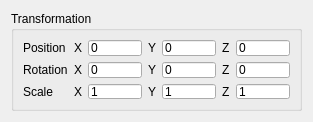
<?xml version="1.0" encoding="UTF-8"?>
<ui version="4.0">
 <class>InspectorTransformation</class>
 <widget class="QWidget" name="InspectorTransformation">
  <property name="geometry">
   <rect>
    <x>0</x>
    <y>0</y>
    <width>313</width>
    <height>118</height>
   </rect>
  </property>
  <property name="maximumSize">
   <size>
    <width>16777215</width>
    <height>118</height>
   </size>
  </property>
  <property name="windowTitle">
   <string>Form</string>
  </property>
  <layout class="QVBoxLayout" name="verticalLayout">
   <item>
    <widget class="QGroupBox" name="m_pInspectorTransformationGroup">
     <property name="maximumSize">
      <size>
       <width>16777215</width>
       <height>100</height>
      </size>
     </property>
     <property name="title">
      <string>Transformation</string>
     </property>
     <layout class="QGridLayout" name="gridLayout_2">
      <item row="2" column="0">
       <widget class="QLabel" name="label_2">
        <property name="text">
         <string>Scale</string>
        </property>
       </widget>
      </item>
      <item row="1" column="4">
       <widget class="QLineEdit" name="m_pTransformationRotationY">
        <property name="text">
         <string>0</string>
        </property>
       </widget>
      </item>
      <item row="0" column="1">
       <widget class="QLabel" name="label_4">
        <property name="text">
         <string>X</string>
        </property>
       </widget>
      </item>
      <item row="2" column="4">
       <widget class="QLineEdit" name="m_pTransformationScaleY">
        <property name="text">
         <string>1</string>
        </property>
       </widget>
      </item>
      <item row="0" column="7">
       <widget class="QLabel" name="label_11">
        <property name="text">
         <string>Z</string>
        </property>
       </widget>
      </item>
      <item row="0" column="0">
       <widget class="QLabel" name="label">
        <property name="text">
         <string>Position</string>
        </property>
       </widget>
      </item>
      <item row="1" column="0">
       <widget class="QLabel" name="label_3">
        <property name="text">
         <string>Rotation</string>
        </property>
       </widget>
      </item>
      <item row="1" column="2">
       <widget class="QLineEdit" name="m_pTransformationRotationX">
        <property name="text">
         <string>0</string>
        </property>
       </widget>
      </item>
      <item row="1" column="1">
       <widget class="QLabel" name="label_6">
        <property name="text">
         <string>X</string>
        </property>
       </widget>
      </item>
      <item row="1" column="7">
       <widget class="QLabel" name="label_10">
        <property name="text">
         <string>Z</string>
        </property>
       </widget>
      </item>
      <item row="2" column="7">
       <widget class="QLabel" name="label_12">
        <property name="text">
         <string>Z</string>
        </property>
       </widget>
      </item>
      <item row="0" column="3">
       <widget class="QLabel" name="label_8">
        <property name="text">
         <string>Y</string>
        </property>
       </widget>
      </item>
      <item row="2" column="1">
       <widget class="QLabel" name="label_5">
        <property name="text">
         <string>X</string>
        </property>
       </widget>
      </item>
      <item row="1" column="3">
       <widget class="QLabel" name="label_7">
        <property name="text">
         <string>Y</string>
        </property>
       </widget>
      </item>
      <item row="2" column="3">
       <widget class="QLabel" name="label_9">
        <property name="text">
         <string>Y</string>
        </property>
       </widget>
      </item>
      <item row="0" column="8">
       <widget class="QLineEdit" name="m_pTransformationPositionZ">
        <property name="text">
         <string>0</string>
        </property>
        <property name="dragEnabled">
         <bool>false</bool>
        </property>
       </widget>
      </item>
      <item row="0" column="4">
       <widget class="QLineEdit" name="m_pTransformationPositionY">
        <property name="text">
         <string>0</string>
        </property>
       </widget>
      </item>
      <item row="1" column="8">
       <widget class="QLineEdit" name="m_pTransformationRotationZ">
        <property name="text">
         <string>0</string>
        </property>
       </widget>
      </item>
      <item row="0" column="2">
       <widget class="QLineEdit" name="m_pTransformationPositionX">
        <property name="text">
         <string>0</string>
        </property>
       </widget>
      </item>
      <item row="2" column="2">
       <widget class="QLineEdit" name="m_pTransformationScaleX">
        <property name="text">
         <string>1</string>
        </property>
       </widget>
      </item>
      <item row="2" column="8">
       <widget class="QLineEdit" name="m_pTransformationScaleZ">
        <property name="text">
         <string>1</string>
        </property>
       </widget>
      </item>
     </layout>
    </widget>
   </item>
  </layout>
 </widget>
 <tabstops>
  <tabstop>m_pTransformationPositionX</tabstop>
  <tabstop>m_pTransformationPositionY</tabstop>
  <tabstop>m_pTransformationPositionZ</tabstop>
  <tabstop>m_pTransformationRotationX</tabstop>
  <tabstop>m_pTransformationRotationY</tabstop>
  <tabstop>m_pTransformationRotationZ</tabstop>
  <tabstop>m_pTransformationScaleX</tabstop>
  <tabstop>m_pTransformationScaleY</tabstop>
  <tabstop>m_pTransformationScaleZ</tabstop>
 </tabstops>
 <resources/>
 <connections>
  <connection>
   <sender>m_pTransformationPositionX</sender>
   <signal>textEdited(QString)</signal>
   <receiver>InspectorTransformation</receiver>
   <slot>valueChanged()</slot>
   <hints>
    <hint type="sourcelabel">
     <x>106</x>
     <y>43</y>
    </hint>
    <hint type="destinationlabel">
     <x>133</x>
     <y>136</y>
    </hint>
   </hints>
  </connection>
  <connection>
   <sender>m_pTransformationPositionY</sender>
   <signal>textEdited(QString)</signal>
   <receiver>InspectorTransformation</receiver>
   <slot>valueChanged()</slot>
   <hints>
    <hint type="sourcelabel">
     <x>189</x>
     <y>41</y>
    </hint>
    <hint type="destinationlabel">
     <x>88</x>
     <y>136</y>
    </hint>
   </hints>
  </connection>
  <connection>
   <sender>m_pTransformationPositionZ</sender>
   <signal>textEdited(QString)</signal>
   <receiver>InspectorTransformation</receiver>
   <slot>valueChanged()</slot>
   <hints>
    <hint type="sourcelabel">
     <x>260</x>
     <y>38</y>
    </hint>
    <hint type="destinationlabel">
     <x>264</x>
     <y>136</y>
    </hint>
   </hints>
  </connection>
  <connection>
   <sender>m_pTransformationRotationX</sender>
   <signal>textEdited(QString)</signal>
   <receiver>InspectorTransformation</receiver>
   <slot>valueChanged()</slot>
   <hints>
    <hint type="sourcelabel">
     <x>123</x>
     <y>70</y>
    </hint>
    <hint type="destinationlabel">
     <x>132</x>
     <y>136</y>
    </hint>
   </hints>
  </connection>
  <connection>
   <sender>m_pTransformationRotationY</sender>
   <signal>textEdited(QString)</signal>
   <receiver>InspectorTransformation</receiver>
   <slot>valueChanged()</slot>
   <hints>
    <hint type="sourcelabel">
     <x>177</x>
     <y>71</y>
    </hint>
    <hint type="destinationlabel">
     <x>56</x>
     <y>136</y>
    </hint>
   </hints>
  </connection>
  <connection>
   <sender>m_pTransformationRotationZ</sender>
   <signal>textEdited(QString)</signal>
   <receiver>InspectorTransformation</receiver>
   <slot>valueChanged()</slot>
   <hints>
    <hint type="sourcelabel">
     <x>254</x>
     <y>67</y>
    </hint>
    <hint type="destinationlabel">
     <x>246</x>
     <y>136</y>
    </hint>
   </hints>
  </connection>
  <connection>
   <sender>m_pTransformationScaleX</sender>
   <signal>textEdited(QString)</signal>
   <receiver>InspectorTransformation</receiver>
   <slot>valueChanged()</slot>
   <hints>
    <hint type="sourcelabel">
     <x>81</x>
     <y>101</y>
    </hint>
    <hint type="destinationlabel">
     <x>40</x>
     <y>136</y>
    </hint>
   </hints>
  </connection>
  <connection>
   <sender>m_pTransformationScaleY</sender>
   <signal>textEdited(QString)</signal>
   <receiver>InspectorTransformation</receiver>
   <slot>valueChanged()</slot>
   <hints>
    <hint type="sourcelabel">
     <x>168</x>
     <y>108</y>
    </hint>
    <hint type="destinationlabel">
     <x>144</x>
     <y>136</y>
    </hint>
   </hints>
  </connection>
  <connection>
   <sender>m_pTransformationScaleZ</sender>
   <signal>textEdited(QString)</signal>
   <receiver>InspectorTransformation</receiver>
   <slot>valueChanged()</slot>
   <hints>
    <hint type="sourcelabel">
     <x>249</x>
     <y>105</y>
    </hint>
    <hint type="destinationlabel">
     <x>301</x>
     <y>136</y>
    </hint>
   </hints>
  </connection>
 </connections>
 <slots>
  <slot>valueChanged()</slot>
 </slots>
</ui>
